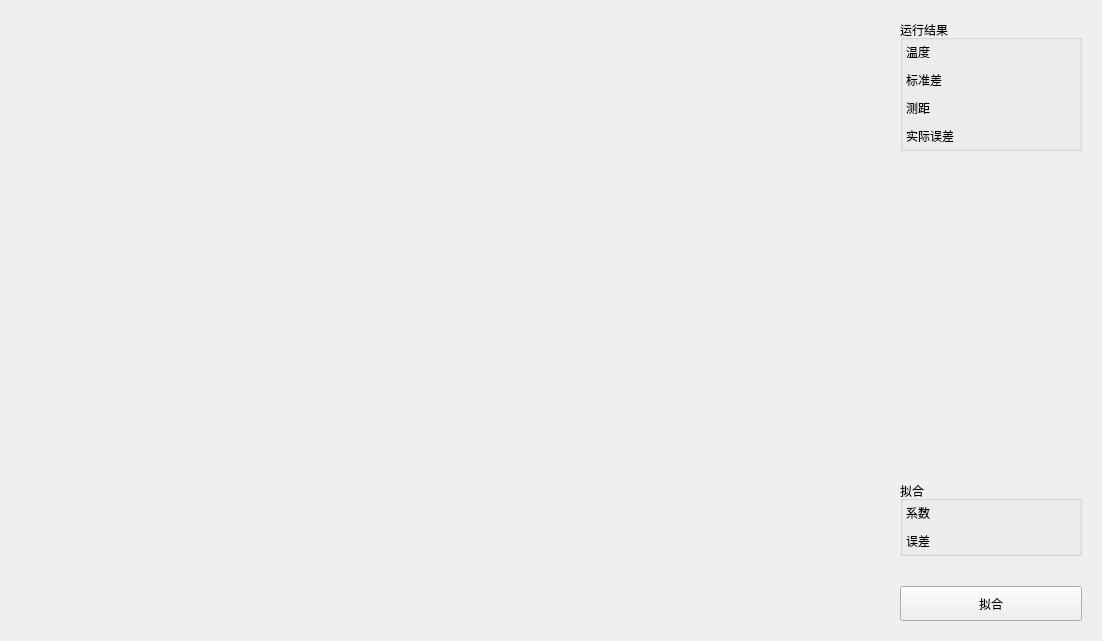
<?xml version="1.0" encoding="UTF-8"?>
<ui version="4.0">
 <class>TEMP_Custom_Display</class>
 <widget class="QWidget" name="TEMP_Custom_Display">
  <property name="geometry">
   <rect>
    <x>0</x>
    <y>0</y>
    <width>1102</width>
    <height>641</height>
   </rect>
  </property>
  <property name="windowTitle">
   <string>Form</string>
  </property>
  <layout class="QHBoxLayout" name="horizontalLayout">
   <item>
    <widget class="QCustomPlot" name="qcustomDisplay" native="true">
     <property name="sizePolicy">
      <sizepolicy hsizetype="Expanding" vsizetype="Expanding">
       <horstretch>0</horstretch>
       <verstretch>0</verstretch>
      </sizepolicy>
     </property>
    </widget>
   </item>
   <item>
    <widget class="QWidget" name="widget" native="true">
     <property name="sizePolicy">
      <sizepolicy hsizetype="Fixed" vsizetype="Expanding">
       <horstretch>0</horstretch>
       <verstretch>0</verstretch>
      </sizepolicy>
     </property>
     <property name="minimumSize">
      <size>
       <width>200</width>
       <height>150</height>
      </size>
     </property>
     <layout class="QVBoxLayout" name="verticalLayout_2">
      <property name="spacing">
       <number>30</number>
      </property>
      <item>
       <widget class="QGroupBox" name="groupBox_2">
        <property name="title">
         <string>运行结果</string>
        </property>
        <layout class="QGridLayout" name="gridLayout">
         <property name="leftMargin">
          <number>3</number>
         </property>
         <property name="topMargin">
          <number>3</number>
         </property>
         <property name="rightMargin">
          <number>3</number>
         </property>
         <property name="bottomMargin">
          <number>3</number>
         </property>
         <property name="horizontalSpacing">
          <number>15</number>
         </property>
         <property name="verticalSpacing">
          <number>10</number>
         </property>
         <item row="2" column="1">
          <widget class="QLabel" name="label_1">
           <property name="text">
            <string>测距</string>
           </property>
          </widget>
         </item>
         <item row="3" column="1">
          <widget class="QLabel" name="label_11">
           <property name="text">
            <string>实际误差</string>
           </property>
          </widget>
         </item>
         <item row="2" column="2" colspan="2">
          <widget class="QLabel" name="lbldistance">
           <property name="text">
            <string/>
           </property>
          </widget>
         </item>
         <item row="3" column="2" colspan="2">
          <widget class="QLabel" name="lblrealDeviation">
           <property name="text">
            <string/>
           </property>
          </widget>
         </item>
         <item row="0" column="1">
          <widget class="QLabel" name="label_7">
           <property name="text">
            <string>温度</string>
           </property>
          </widget>
         </item>
         <item row="1" column="1">
          <widget class="QLabel" name="label_9">
           <property name="text">
            <string>标准差</string>
           </property>
          </widget>
         </item>
         <item row="1" column="2" colspan="2">
          <widget class="QLabel" name="lblstandrddeviation">
           <property name="text">
            <string/>
           </property>
          </widget>
         </item>
         <item row="0" column="2" colspan="2">
          <widget class="QLabel" name="lbltemperature">
           <property name="text">
            <string/>
           </property>
          </widget>
         </item>
        </layout>
       </widget>
      </item>
      <item>
       <spacer name="verticalSpacer">
        <property name="orientation">
         <enum>Qt::Vertical</enum>
        </property>
        <property name="sizeHint" stdset="0">
         <size>
          <width>43</width>
          <height>408</height>
         </size>
        </property>
       </spacer>
      </item>
      <item>
       <widget class="QGroupBox" name="groupBox">
        <property name="title">
         <string>拟合</string>
        </property>
        <layout class="QGridLayout" name="gridLayout_2">
         <property name="leftMargin">
          <number>3</number>
         </property>
         <property name="topMargin">
          <number>3</number>
         </property>
         <property name="rightMargin">
          <number>3</number>
         </property>
         <property name="bottomMargin">
          <number>3</number>
         </property>
         <property name="horizontalSpacing">
          <number>15</number>
         </property>
         <property name="verticalSpacing">
          <number>10</number>
         </property>
         <item row="1" column="0">
          <widget class="QLabel" name="label_5">
           <property name="text">
            <string>误差</string>
           </property>
          </widget>
         </item>
         <item row="0" column="1">
          <widget class="QLabel" name="lblcoefficient">
           <property name="minimumSize">
            <size>
             <width>91</width>
             <height>0</height>
            </size>
           </property>
           <property name="text">
            <string/>
           </property>
          </widget>
         </item>
         <item row="0" column="0">
          <widget class="QLabel" name="label">
           <property name="minimumSize">
            <size>
             <width>48</width>
             <height>0</height>
            </size>
           </property>
           <property name="text">
            <string>系数</string>
           </property>
          </widget>
         </item>
         <item row="1" column="1">
          <widget class="QLabel" name="lbldeviation">
           <property name="text">
            <string/>
           </property>
          </widget>
         </item>
        </layout>
       </widget>
      </item>
      <item>
       <widget class="QPushButton" name="btnmodulus">
        <property name="minimumSize">
         <size>
          <width>0</width>
          <height>35</height>
         </size>
        </property>
        <property name="text">
         <string>拟合</string>
        </property>
       </widget>
      </item>
     </layout>
    </widget>
   </item>
  </layout>
 </widget>
 <customwidgets>
  <customwidget>
   <class>QCustomPlot</class>
   <extends>QWidget</extends>
   <header location="global">qcustomplot.h</header>
   <container>1</container>
  </customwidget>
 </customwidgets>
 <resources/>
 <connections/>
</ui>
